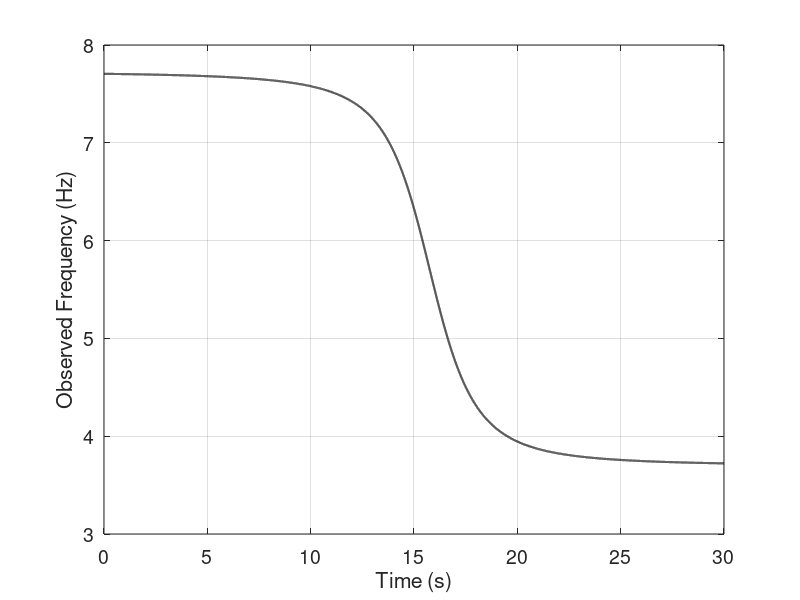

Reproduce this figure in MATLAB.
clc; clear;

% Doppler Effect Simulation for a Moving  Source
% Define source parameters
L = 300;           % Perpendicular distance from source to station (m)
t0 = 15.75;        % Source activation time (s)
v0 = 120;          % Horizontal rupture velocity (m/s)
fc = 5;            % Source frequency (Hz)
Vp = 340;          % Propagation velocity (m/s)
t = 0:0.001:30;   % Time vector (s)

% Analytical solution for the observed frequency at the station
% Reference time accounting for source motion and geometry
t_ref = ((t - t0) - sqrt((t - t0).^2 - (1 - (v0 / Vp)^2) .* ((t - t0).^2 - (L^2 / Vp^2)))) ...
        ./ (1 - (v0 / Vp)^2);

% Observed frequency at the station as a function of time
f_sta = fc .* (1 ./ (1 + ((v0 / Vp) .* (v0 .* t_ref ./ sqrt(L^2 + (v0 .* t_ref).^2)))));

% Plot the analytical solution
figure;
plot(t, f_sta, 'k', 'LineWidth', 1.5);
xlabel('Time (s)');
ylabel('Observed Frequency (Hz)');
grid on;
set(gca, 'FontSize', 14);